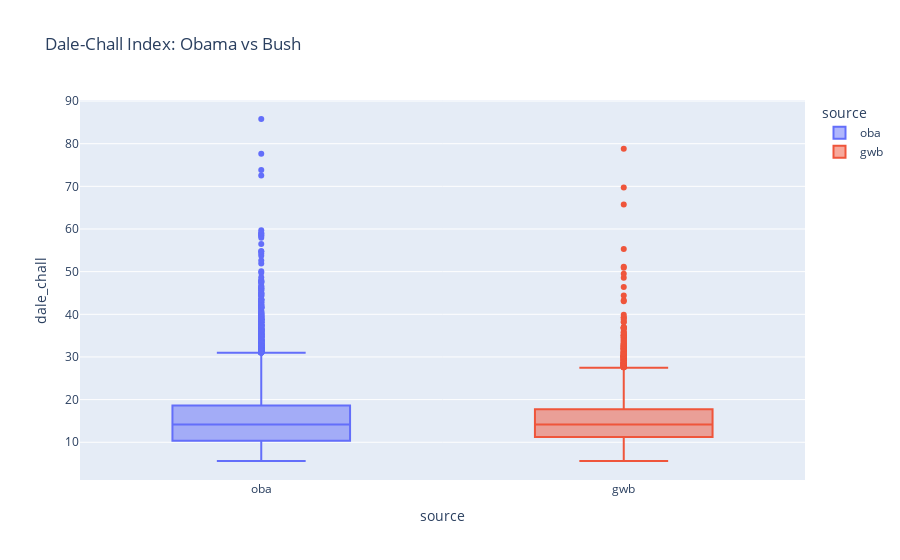

Notebook code cell kept with this figure:
### Code cell
fig = px.box(combined, x="source", y="dale_chall", color="source", title="Dale-Chall Index: Obama vs Bush")
fig.show()

### Figure 1 — Plotly figure (JSON) as saved in the notebook; plotly's stock layout.template omitted (floating-point values rounded to 4 significant figures; data arrays with more than 128 entries replaced by an {"elided": "..."} marker saying what was removed)
{"data": [{"alignmentgroup": "True", "hovertemplate": "source=%{x}<br>dale_chall=%{y}<extra></extra>", "legendgroup": "oba", "marker": {"color": "#636efa"}, "name": "oba", "notched": false, "offsetgroup": "oba", "orientation": "v", "showlegend": true, "type": "box", "x": {"elided": "13268 str values"}, "x0": " ", "xaxis": "x", "y": {"elided": "13268 float values"}, "y0": " ", "yaxis": "y"}, {"alignmentgroup": "True", "hovertemplate": "source=%{x}<br>dale_chall=%{y}<extra></extra>", "legendgroup": "gwb", "marker": {"color": "#EF553B"}, "name": "gwb", "notched": false, "offsetgroup": "gwb", "orientation": "v", "showlegend": true, "type": "box", "x": {"elided": "6427 str values"}, "x0": " ", "xaxis": "x", "y": {"elided": "6427 float values"}, "y0": " ", "yaxis": "y"}], "layout": {"boxmode": "overlay", "legend": {"title": {"text": "source"}, "tracegroupgap": 0}, "title": {"text": "Dale-Chall Index: Obama vs Bush"}, "xaxis": {"anchor": "y", "categoryarray": ["oba", "gwb"], "categoryorder": "array", "domain": [0, 1], "title": {"text": "source"}}, "yaxis": {"anchor": "x", "domain": [0, 1], "title": {"text": "dale_chall"}}}}
